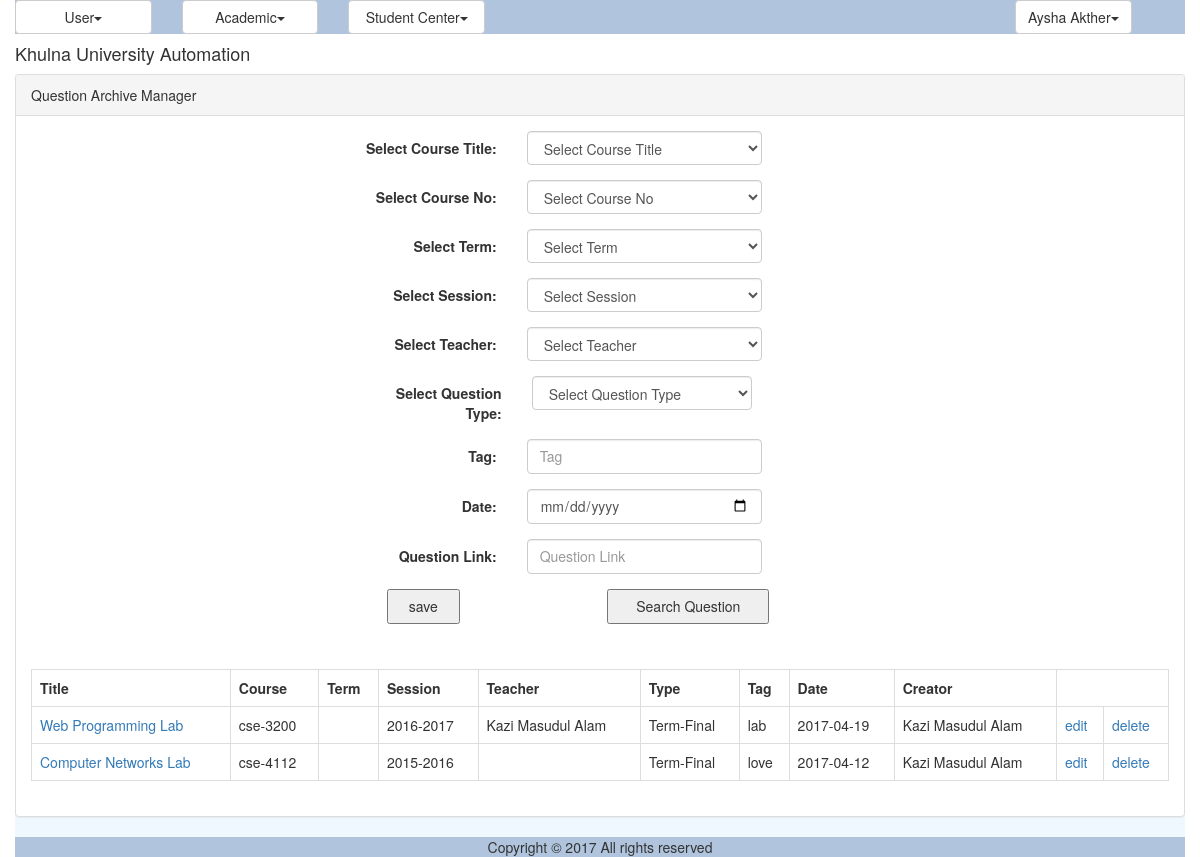
Page /question.php (signed in) on the earlier database version.
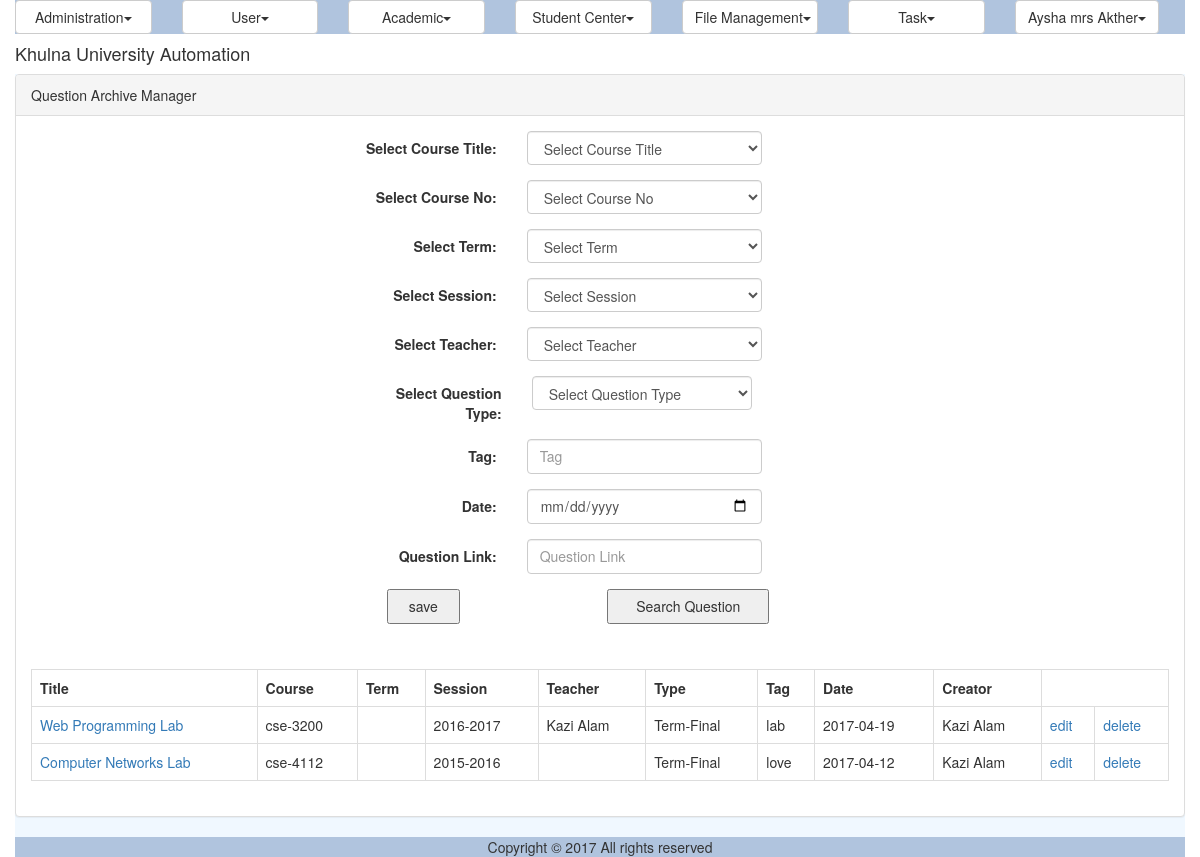
Same page on the later database version.
### tables this page shows
CREATE TABLE `qms_question_archive` (
  `ID` varchar(40) NOT NULL,
  `Title` varchar(50) NOT NULL,
  `CourseID` varchar(40) NOT NULL,
  `TermID` varchar(40) NOT NULL,
  `SessionID` varchar(40) NOT NULL,
  `TeacherID` varchar(40) NOT NULL,
  `Type` varchar(20) NOT NULL,
  `Tag` varchar(200) NOT NULL,
  `QuestionDate` date NOT NULL,
  `Link` varchar(300) NOT NULL,
  `CreatorID` varchar(40) NOT NULL
);

CREATE TABLE `ums_user` (
  `ID` varchar(40) NOT NULL,
  `UniversityID` varchar(20) NOT NULL,
  `Email` varchar(50) NOT NULL,
  `Password` varchar(255) NOT NULL,
  `FirstName` varchar(50) DEFAULT NULL,
  `MiddleName` varchar(50) DEFAULT NULL,
  `LastName` varchar(50) DEFAULT NULL,
  `DisciplineID` varchar(40) DEFAULT NULL,
  `Status` varchar(20) DEFAULT NULL,
  `IsLogged` varchar(10) DEFAULT NULL,
  `IsArchived` varchar(10) DEFAULT NULL,
  `IsDeleted` varchar(10) DEFAULT NULL
);

CREATE TABLE `reg_course` (
  `ID` varchar(40) NOT NULL,
  `CourseNo` varchar(40) NOT NULL,
  `Title` varchar(100) NOT NULL,
  `Credit` double NOT NULL,
  `CourseTypeID` varchar(40) NOT NULL,
  `DisciplineID` varchar(40) NOT NULL,
  `IsDeleted` tinyint(1) NOT NULL
);

CREATE TABLE `reg_registration_session` (
  `ID` varchar(40) NOT NULL,
  `Name` varchar(30) NOT NULL
);

### modules/question/ui/view.question.inc (the view, shortened to what the changed rows need)
<?php
include_once 'blade/view.question.blade.inc';
include_once COMMON.'class.common.inc';
include_once COMMON.'class.common.question.inc';
?>
<div class="panel panel-default">
	<div class="panel-body">
	<table class="table table-bordered">
	<?php
	$Result = $_QuestionBAO->getAllQuestions();
	if($Result->getIsSuccess()){
		$QuestionList = $Result->getResultObject();
	?>
		<tr>
			<th>Title </th>
			<th>Course </th>
			<th>Term </th>
			<th>Session </th>
			<th>Teacher </th>
			<th>Type</th>
			<th>Tag</th>
			<th>Date</th>
			<th>Creator</th>
		</tr>
		<?php
		for($i = 0; $i < sizeof($QuestionList); $i++) {
			$Question = $QuestionList[$i];
			?>
		    <tr>
			    <td><a href="<?php echo $Question->getLink(); ?>" target="_blank"> <?php echo $_QuestionBAO->getTitleFromID( $Question->getTitle());?> </a></td>
			    <td><?php echo $_QuestionBAO->getCourseFromID($Question->getCourse());?></td>
			    <td><?php echo $_QuestionBAO->getTermFromID($Question->getTerm()); ?></td>
			    <td><?php echo $_QuestionBAO->getSessionFromID($Question->getSession()); ?></td>
			    <td><?php echo $_QuestionBAO->getTeacherFromID($Question->getTeacher()); ?></td>
			    <td><?php echo $Question->getType(); ?></td>
			    <td><?php echo $Question->getTag(); ?></td>
			    <td><?php echo $Question->getQuestionDate(); ?></td>
			    <td><?php echo $_QuestionBAO->getTeacherFromID($Question->getCreator()); ?></td>
			    <td><a href="?edit=<?php echo $Question->getID(); ?>" onclick="return confirm('sure to edit !'); " >edit</a></td>
			    <td><a href="?del=<?php echo $Question->getID(); ?>" onclick="return confirm('sure to delete !'); " >delete</a></td>
		    </tr>
	    <?php
		}
	}
	else{
		echo $Result->getResultObject();
	}
	?>
	</table>
	</div>
</div>

### template/basic/menu.inc (shortened to what the changed rows need)
<?php
if (isset($_SESSION["globalUser"])){
	$globalUser = $_SESSION["globalUser"];
	$logoutMenu = build_top_logout_menu($globalUser);
}
function print_top_menu($globalMenu,$logoutMenu)
{
	$menu_content='';
	if(isset($globalMenu)){
		$menu_content = 	'<div class="dropdown"><div class="row">';
		$menu_content = 	$menu_content.'<div class="col-sm-10">';
		$menu_content = 	$menu_content.build_top_nav_menu($globalMenu);
		$menu_content = 	$menu_content.'</div>';
		$menu_content = 	$menu_content.'<div class="col-sm-1">'.$logoutMenu;
		$menu_content = 	$menu_content.'</div>';
		$menu_content = 	$menu_content.'</div></div>';
	}
	return $menu_content;
}
function build_top_logout_menu($CurrentUser){
   $logout_content = '<button class="btn btn-default  dropdown-toggle" type="button" data-toggle="dropdown">'.
   					 $CurrentUser->getFullName().'<span class="caret"></span></button>';
   $logout_content = $logout_content.'<ul class="dropdown-menu">';
   $logout_content = $logout_content.'<li><a tabindex="-1" href="home.php">Home</a></li>';
   $logout_content = $logout_content.'<li><a tabindex="-1" href="user_details.php">User Details</a></li>';
   $logout_content = $logout_content.'<li><a tabindex="-1" href="forgot_password.php">Forgot Password</a></li>';
   $logout_content = $logout_content.'<li><a tabindex="-1" href="logout.php">Log Out</a></li>';
   $logout_content = $logout_content.'</ul>';
   return $logout_content;
}
function build_top_nav_menu($globalMenu){
	$superLayer = '<div class="row">';
	for ($i=0; $i < sizeof($globalMenu) ; $i++) {
		if($globalMenu[$i]->isVisible()){
 			$firstLayer  = '<div class="col-sm-2">';
    		$firstLayer  =  $firstLayer.'<button class="dropdown-toggle btn btn-default btn-block" type="button" data-toggle="dropdown">'.$globalMenu[$i]->getTitle().'<span class="caret"></span></button>';
    		$firstLayer  =  $firstLayer.'<ul class="dropdown-menu">';
			for ($j=0; $j <sizeof($globalMenu[$i]->_Child) ; $j++) {
				if($globalMenu[$i]->_Child[$j]->isVisible()){
					if(sizeof($globalMenu[$i]->_Child[$j]->_Child)>0){
						$secondLayer  =  '<li class="dropdown-submenu">
					        <a class="test" tabindex="-1" href="#">'.$globalMenu[$i]->_Child[$j]->getTitle().
					        '<span class="caret"></span></a>';
					    $secondLayer = $secondLayer.'<ul class="dropdown-menu">';
						for ($k=0; $k <sizeof($globalMenu[$i]->_Child[$j]->_Child) ; $k++) {
							if($globalMenu[$i]->_Child[$j]->_Child[$k]->isVisible()){
							$thirdLayer  = '<li><a tabindex="-1" href="'.
											$globalMenu[$i]->_Child[$j]->_Child[$k]->getLink().'">'.
											$globalMenu[$i]->_Child[$j]->_Child[$k]->getTitle().
											'</a></li>' ;
							$secondLayer  = $secondLayer  . $thirdLayer;
							}
						}
						$secondLayer = $secondLayer.'</ul></li>';
					}
					else{
						$secondLayer  = '<li><a tabindex="-1" href="#">'.$globalMenu[$i]->_Child[$j]->getTitle().
									'</a></li>';
	  				}
				$firstLayer  = $firstLayer  . $secondLayer;
				}
			}
		$firstLayer = $firstLayer . '<ul></div>';
		$superLayer = $superLayer . $firstLayer;
		}
	}
	$superLayer = $superLayer . '</div>';
	return $superLayer;
}
?>

Differences in the rows shown:
changed through a linked row, qms_question_archive "lab": TeacherID.LastName "Kazi Masudul Alam" → "Kazi Alam"; CreatorID.LastName "Kazi Masudul Alam" → "Kazi Alam"
changed through a linked row, qms_question_archive "love": CreatorID.LastName "Kazi Masudul Alam" → "Kazi Alam"
Other differences:
$globalMenu[$i]->getTitle(): "User Academic Student Center" → "Administration User Academic Student Center File Management Task"
$CurrentUser->getFullName(): "Aysha Akther" → "Aysha mrs Akther"
